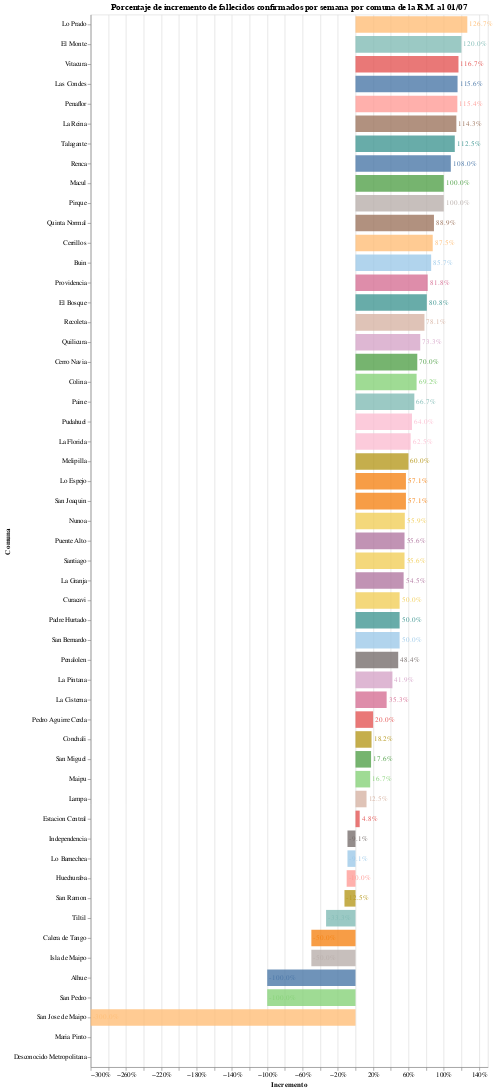

The cell this chart's notebook holds for it:
### Markdown cell above
# Porcentaje de incremento de fallecidos confirmados por semana

### Code cell
#hide_input
bars = alt.Chart(deaths.drop("Total").reset_index()).mark_bar(opacity=0.8, size=25).encode(
    x = alt.X('Incremento', axis=alt.Axis(format='%', title='Incremento')),
    y = alt.Y('Comuna', sort='-x'),
    tooltip = ['Comuna','Hace dos semanas', 'Última semana', 'Incremento'],
    color = alt.Color('Comuna', scale=alt.Scale(scheme='tableau20'), legend=None),
)

text = bars.mark_text(
    align='left',
    baseline='middle',
    dx=3  # Nudges text to the right so it doesn't appear on top of the bar
).encode(
    text=alt.Text('Texto')
)

bars.properties(
    title = f"Porcentaje de incremento de fallecidos confirmados por semana por comuna de la R.M. al {pd.to_datetime(last_date).strftime('%d/%m')}",
    width = 600,
    height = alt.Step(30)
) + text

### Figure 1 — Vega-Lite specification as saved in the notebook (floating-point values rounded to 4 significant figures)
{"config": {"view": {"continuousWidth": 400, "continuousHeight": 300}}, "layer": [{"mark": {"type": "bar", "opacity": 0.8, "size": 25}, "encoding": {"color": {"type": "nominal", "field": "Comuna", "legend": null, "scale": {"scheme": "tableau20"}}, "tooltip": [{"type": "nominal", "field": "Comuna"}, {"type": "quantitative", "field": "Hace dos semanas"}, {"type": "quantitative", "field": "Última semana"}, {"type": "quantitative", "field": "Incremento"}], "x": {"type": "quantitative", "axis": {"format": "%", "title": "Incremento"}, "field": "Incremento"}, "y": {"type": "nominal", "field": "Comuna", "sort": "-x"}}, "height": {"step": 30}, "title": "Porcentaje de incremento de fallecidos confirmados por semana por comuna de la R.M. al 01/07", "width": 600}, {"mark": {"type": "text", "align": "left", "baseline": "middle", "dx": 3}, "encoding": {"color": {"type": "nominal", "field": "Comuna", "legend": null, "scale": {"scheme": "tableau20"}}, "text": {"type": "nominal", "field": "Texto"}, "tooltip": [{"type": "nominal", "field": "Comuna"}, {"type": "quantitative", "field": "Hace dos semanas"}, {"type": "quantitative", "field": "Última semana"}, {"type": "quantitative", "field": "Incremento"}], "x": {"type": "quantitative", "axis": {"format": "%", "title": "Incremento"}, "field": "Incremento"}, "y": {"type": "nominal", "field": "Comuna", "sort": "-x"}}}], "data": {"name": "data-3722d5adda557e6b575ea8b482ecd4fa"}, "$schema": "https://vega.github.io/schema/vega-lite/v4.8.1.json", "datasets": {"data-3722d5adda557e6b575ea8b482ecd4fa": [{"Comuna": "Alhue", "Hace dos semanas": 1.0, "Última semana": 0.0, "Diferencia": -1.0, "Incremento": -1.0, "Texto": "-100.0%"}, {"Comuna": "Buin", "Hace dos semanas": 7.0, "Última semana": 13.0, "Diferencia": 6.0, "Incremento": 0.8571, "Texto": "85.7%"}, {"Comuna": "Calera de Tango", "Hace dos semanas": 2.0, "Última semana": 1.0, "Diferencia": -1.0, "Incremento": -0.5, "Texto": "-50.0%"}, {"Comuna": "Cerrillos", "Hace dos semanas": 8.0, "Última semana": 15.0, "Diferencia": 7.0, "Incremento": 0.875, "Texto": "87.5%"}, {"Comuna": "Cerro Navia", "Hace dos semanas": 30.0, "Última semana": 51.0, "Diferencia": 21.0, "Incremento": 0.7, "Texto": "70.0%"}, {"Comuna": "Colina", "Hace dos semanas": 13.0, "Última semana": 22.0, "Diferencia": 9.0, "Incremento": 0.6923, "Texto": "69.2%"}, {"Comuna": "Conchali", "Hace dos semanas": 33.0, "Última semana": 39.0, "Diferencia": 6.0, "Incremento": 0.1818, "Texto": "18.2%"}, {"Comuna": "Curacavi", "Hace dos semanas": 2.0, "Última semana": 3.0, "Diferencia": 1.0, "Incremento": 0.5, "Texto": "50.0%"}, {"Comuna": "El Bosque", "Hace dos semanas": 26.0, "Última semana": 47.0, "Diferencia": 21.0, "Incremento": 0.8077, "Texto": "80.8%"}, {"Comuna": "El Monte", "Hace dos semanas": 5.0, "Última semana": 11.0, "Diferencia": 6.0, "Incremento": 1.2, "Texto": "120.0%"}, {"Comuna": "Estacion Central", "Hace dos semanas": 21.0, "Última semana": 22.0, "Diferencia": 1.0, "Incremento": 0.04762, "Texto": "4.8%"}, {"Comuna": "Huechuraba", "Hace dos semanas": 20.0, "Última semana": 18.0, "Diferencia": -2.0, "Incremento": -0.1, "Texto": "-10.0%"}, {"Comuna": "Independencia", "Hace dos semanas": 22.0, "Última semana": 20.0, "Diferencia": -2.0, "Incremento": -0.09091, "Texto": "-9.1%"}, {"Comuna": "Isla de Maipo", "Hace dos semanas": 2.0, "Última semana": 1.0, "Diferencia": -1.0, "Incremento": -0.5, "Texto": "-50.0%"}, {"Comuna": "La Cisterna", "Hace dos semanas": 17.0, "Última semana": 23.0, "Diferencia": 6.0, "Incremento": 0.3529, "Texto": "35.3%"}, {"Comuna": "La Florida", "Hace dos semanas": 48.0, "Última semana": 78.0, "Diferencia": 30.0, "Incremento": 0.625, "Texto": "62.5%"}, {"Comuna": "La Granja", "Hace dos semanas": 22.0, "Última semana": 34.0, "Diferencia": 12.0, "Incremento": 0.5455, "Texto": "54.5%"}, {"Comuna": "La Pintana", "Hace dos semanas": 43.0, "Última semana": 61.0, "Diferencia": 18.0, "Incremento": 0.4186, "Texto": "41.9%"}, {"Comuna": "La Reina", "Hace dos semanas": 7.0, "Última semana": 15.0, "Diferencia": 8.0, "Incremento": 1.143, "Texto": "114.3%"}, {"Comuna": "Lampa", "Hace dos semanas": 8.0, "Última semana": 9.0, "Diferencia": 1.0, "Incremento": 0.125, "Texto": "12.5%"}, {"Comuna": "Las Condes", "Hace dos semanas": 32.0, "Última semana": 69.0, "Diferencia": 37.0, "Incremento": 1.156, "Texto": "115.6%"}, {"Comuna": "Lo Barnechea", "Hace dos semanas": 11.0, "Última semana": 10.0, "Diferencia": -1.0, "Incremento": -0.09091, "Texto": "-9.1%"}, {"Comuna": "Lo Espejo", "Hace dos semanas": 21.0, "Última semana": 33.0, "Diferencia": 12.0, "Incremento": 0.5714, "Texto": "57.1%"}, {"Comuna": "Lo Prado", "Hace dos semanas": 15.0, "Última semana": 34.0, "Diferencia": 19.0, "Incremento": 1.267, "Texto": "126.7%"}, {"Comuna": "Macul", "Hace dos semanas": 17.0, "Última semana": 34.0, "Diferencia": 17.0, "Incremento": 1.0, "Texto": "100.0%"}, {"Comuna": "Maipu", "Hace dos semanas": 48.0, "Última semana": 56.0, "Diferencia": 8.0, "Incremento": 0.1667, "Texto": "16.7%"}, {"Comuna": "Maria Pinto", "Hace dos semanas": 0.0, "Última semana": 2.0, "Diferencia": 2.0, "Incremento": null, "Texto": "inf%"}, {"Comuna": "Melipilla", "Hace dos semanas": 10.0, "Última semana": 16.0, "Diferencia": 6.0, "Incremento": 0.6, "Texto": "60.0%"}, {"Comuna": "Nunoa", "Hace dos semanas": 34.0, "Última semana": 53.0, "Diferencia": 19.0, "Incremento": 0.5588, "Texto": "55.9%"}, {"Comuna": "Padre Hurtado", "Hace dos semanas": 8.0, "Última semana": 12.0, "Diferencia": 4.0, "Incremento": 0.5, "Texto": "50.0%"}, {"Comuna": "Paine", "Hace dos semanas": 6.0, "Última semana": 10.0, "Diferencia": 4.0, "Incremento": 0.6667, "Texto": "66.7%"}, {"Comuna": "Pedro Aguirre Cerda", "Hace dos semanas": 35.0, "Última semana": 42.0, "Diferencia": 7.0, "Incremento": 0.2, "Texto": "20.0%"}, {"Comuna": "Penaflor", "Hace dos semanas": 13.0, "Última semana": 28.0, "Diferencia": 15.0, "Incremento": 1.154, "Texto": "115.4%"}, {"Comuna": "Penalolen", "Hace dos semanas": 31.0, "Última semana": 46.0, "Diferencia": 15.0, "Incremento": 0.4839, "Texto": "48.4%"}, {"Comuna": "Pirque", "Hace dos semanas": 2.0, "Última semana": 4.0, "Diferencia": 2.0, "Incremento": 1.0, "Texto": "100.0%"}, {"Comuna": "Providencia", "Hace dos semanas": 11.0, "Última semana": 20.0, "Diferencia": 9.0, "Incremento": 0.8182, "Texto": "81.8%"}, {"Comuna": "Pudahuel", "Hace dos semanas": 25.0, "Última semana": 41.0, "Diferencia": 16.0, "Incremento": 0.64, "Texto": "64.0%"}, {"Comuna": "Puente Alto", "Hace dos semanas": 63.0, "Última semana": 98.0, "Diferencia": 35.0, "Incremento": 0.5556, "Texto": "55.6%"}, {"Comuna": "Quilicura", "Hace dos semanas": 15.0, "Última semana": 26.0, "Diferencia": 11.0, "Incremento": 0.7333, "Texto": "73.3%"}, {"Comuna": "Quinta Normal", "Hace dos semanas": 18.0, "Última semana": 34.0, "Diferencia": 16.0, "Incremento": 0.8889, "Texto": "88.9%"}, {"Comuna": "Recoleta", "Hace dos semanas": 32.0, "Última semana": 57.0, "Diferencia": 25.0, "Incremento": 0.7812, "Texto": "78.1%"}, {"Comuna": "Renca", "Hace dos semanas": 25.0, "Última semana": 52.0, "Diferencia": 27.0, "Incremento": 1.08, "Texto": "108.0%"}, {"Comuna": "San Bernardo", "Hace dos semanas": 38.0, "Última semana": 57.0, "Diferencia": 19.0, "Incremento": 0.5, "Texto": "50.0%"}, {"Comuna": "San Joaquin", "Hace dos semanas": 14.0, "Última semana": 22.0, "Diferencia": 8.0, "Incremento": 0.5714, "Texto": "57.1%"}, {"Comuna": "San Jose de Maipo", "Hace dos semanas": -1.0, "Última semana": 2.0, "Diferencia": 3.0, "Incremento": -3.0, "Texto": "-300.0%"}, {"Comuna": "San Miguel", "Hace dos semanas": 17.0, "Última semana": 20.0, "Diferencia": 3.0, "Incremento": 0.1765, "Texto": "17.6%"}, {"Comuna": "San Pedro", "Hace dos semanas": 1.0, "Última semana": 0.0, "Diferencia": -1.0, "Incremento": -1.0, "Texto": "-100.0%"}, {"Comuna": "San Ramon", "Hace dos semanas": 16.0, "Última semana": 14.0, "Diferencia": -2.0, "Incremento": -0.125, "Texto": "-12.5%"}, {"Comuna": "Santiago", "Hace dos semanas": 27.0, "Última semana": 42.0, "Diferencia": 15.0, "Incremento": 0.5556, "Texto": "55.6%"}, {"Comuna": "Talagante", "Hace dos semanas": 8.0, "Última semana": 17.0, "Diferencia": 9.0, "Incremento": 1.125, "Texto": "112.5%"}, {"Comuna": "Tiltil", "Hace dos semanas": 3.0, "Última semana": 2.0, "Diferencia": -1.0, "Incremento": -0.3333, "Texto": "-33.3%"}, {"Comuna": "Vitacura", "Hace dos semanas": 6.0, "Última semana": 13.0, "Diferencia": 7.0, "Incremento": 1.167, "Texto": "116.7%"}, {"Comuna": "Desconocido Metropolitana", "Hace dos semanas": 0.0, "Última semana": 0.0, "Diferencia": 0.0, "Incremento": null, "Texto": "nan%"}]}}
